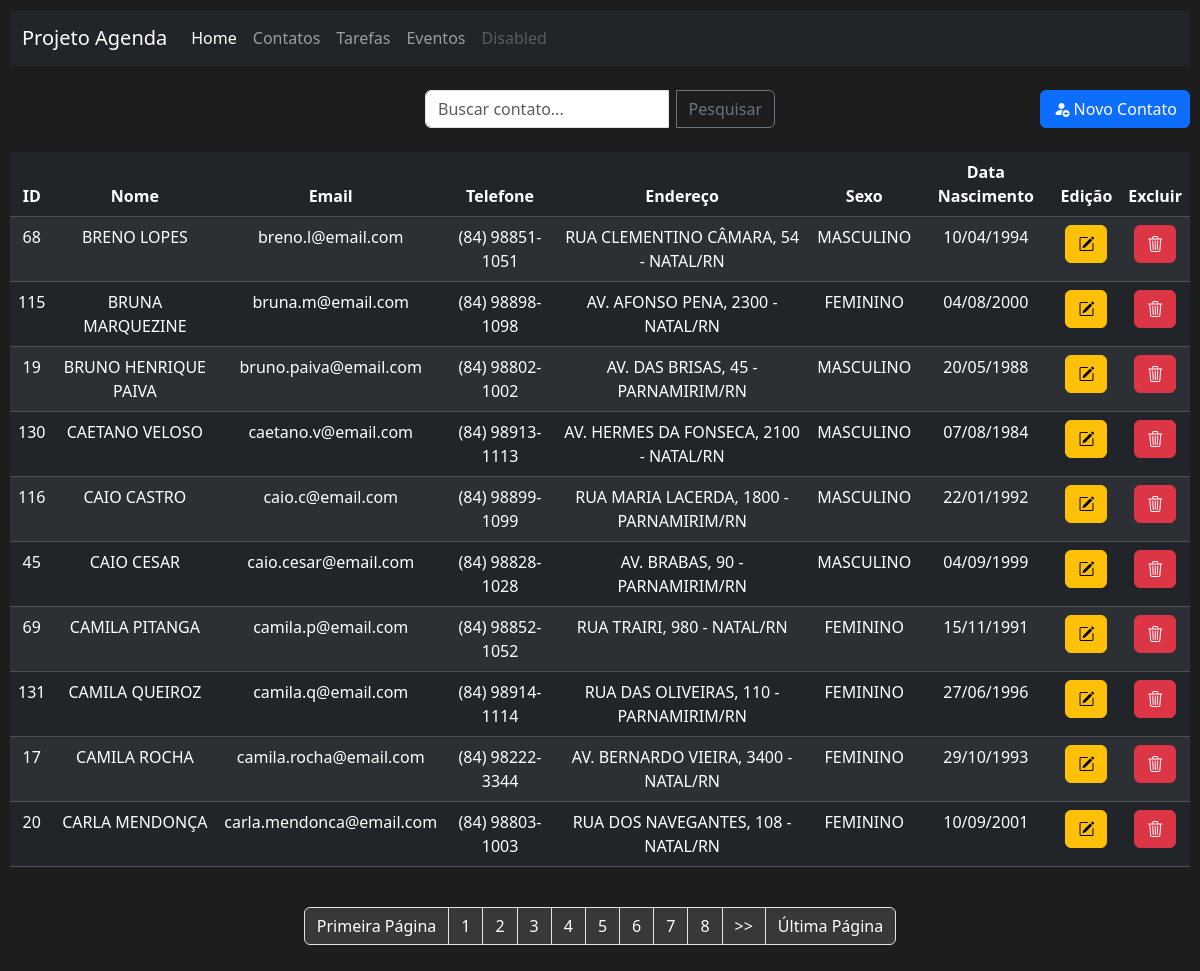
Screenshot of /index.php?menuop=contatos&pagina=3 with the database file from the repository.
### tables this page shows
CREATE TABLE `tbcontatos` (
  `idContato` int(11) NOT NULL,
  `nomeContato` varchar(200) NOT NULL,
  `emailContato` varchar(100) NOT NULL,
  `telefoneContato` varchar(50) NOT NULL,
  `enderecoContato` varchar(200) NOT NULL,
  `sexoContato` char(1) NOT NULL,
  `dataNascContato` date NOT NULL,
  `flagFavoritoContato` tinyint(1) NOT NULL,
  `nomeFotoContato` varchar(255) NOT NULL
);

### paginas/contatos/ver-contatos.php (the view, shortened to what this page needs)
<?php
    $txt_pesquisa = (isset($_POST["txt_pesquisa"]))?$_POST["txt_pesquisa"]:"";
?>
<div class="d-flex align-items-center justify-content-center position-relative my-4">
    <form class="input-group" style="max-width: 350px;" action="index.php?menuop=contatos" method="post">
        <input class="form-control me-2" type="text" name="txt_pesquisa" placeholder="Buscar contato..." value="<?=$txt_pesquisa?>">
        <input class="btn btn-outline-secondary" type="submit" value="Pesquisar">
    </form>
    <div class="position-absolute end-0">
        <a class="btn btn-primary" href="index.php?menuop=cadastro-contato">
            <i class="bi bi-person-fill-add"></i> Novo Contato
        </a>
    </div>
</div>
<table  class="table table-dark table-striped">
    <thead>
        <tr>
            <th> ID </th>
            <th> Nome </th>
            <th> Email </th>
            <th> Telefone </th>
            <th> Endereço </th>
            <th> Sexo </th>
            <th> Data Nascimento </th>
            <th> Edição </th>
            <th> Excluir </th>
        </tr>
    </thead>
    <tbody>
    <?php
    $quantidade = 10;
    $pagina = (isset($_GET['pagina']))?(int)$_GET['pagina']:1;
    $inicio = ($quantidade * $pagina) - $quantidade;
    $sql = "SELECT
            idContato,
            upper(nomeContato) AS nomeContato,
            lower(emailContato) AS emailContato,
            telefoneContato,
            upper(enderecoContato) AS enderecoContato,
            CASE
                WHEN sexoContato = 'F' THEN 'FEMININO'
                WHEN sexoContato = 'M' THEN 'MASCULINO'
            ELSE
                'NÃO ESPECIFICADO'
            END AS sexoContato,
            DATE_FORMAT(dataNascContato, '%d/%m/%Y') AS dataNascContato
            FROM tbcontatos WHERE idContato='{$txt_pesquisa}' or nomeContato
            LIKE '%{$txt_pesquisa}%'
            ORDER BY nomeContato ASC
            LIMIT $inicio, $quantidade
            ";
    $rs = mysqli_query($conexao, $sql) or die("Erro ao executar consulta!" . mysqli_error($conexao));
    while($dados = mysqli_fetch_assoc($rs)){
    ?>
        <tr>
            <td> <?=$dados["idContato"] ?>        </td>
            <td> <?=$dados["nomeContato"] ?>      </td>
            <td> <?=$dados["emailContato"] ?>     </td>
            <td> <?=$dados["telefoneContato"] ?>  </td>
            <td> <?=$dados["enderecoContato"] ?>  </td>
            <td> <?=$dados["sexoContato"] ?>      </td>
            <td> <?=$dados["dataNascContato"] ?>  </td>
            <td> <a class="btn btn-warning" href="index.php?menuop=editar-contato&idContato=<?=$dados["idContato"] ?>"> <i class="bi bi-pencil-square"></i> </a> </td>
            <td> <a class="btn btn-danger" href="index.php?menuop=excluir-contato&idContato=<?=$dados["idContato"] ?>"> <i class="bi bi-trash3"> </i> </a> </td>
        </tr>
    <?php
    }
    ?>
    </tbody>
</table>
<br>
<div data-bs-theme="dark">
    <ul class="pagination justify-content-center">
    <?php
    $sqlTotal = "SELECT idContato FROM tbcontatos";
    $qrTotal = mysqli_query($conexao, $sqlTotal) or die(mysqli_error($conexao));
    $numTotal = mysqli_num_rows($qrTotal);
    $totalPagina = ceil($numTotal / $quantidade);
    echo "<li class=\"page-item\"><a class=\"page-link\" href=\"?menuop=contatos&pagina=1\">Primeira Página</a></li>";
        ?>
        <?php
    for ($i = 1; $i <= $totalPagina; $i++) {
        if ($i >= ($pagina - 5) && $i <= ($pagina + 5)) {
            if ($i == $pagina) {
                echo "<li class=\"page-item active\"><span class=\"page-link\">$i</span></li>";
            } else {
                echo "<li class=\"page-item\"><a class=\"page-link\" href=\"?menuop=contatos&pagina=$i\">$i</a></li>";
            }
        }
    }
    if ($pagina < ($totalPagina - 5)) {
        ?>
        <li class="page-item"><a class="page-link" href="?menuop=contatos&pagina=<?php echo $pagina + 1; ?>"> >> </a></li>
        <?php
    }
    echo "<li class=\"page-item\"><a class=\"page-link\" href=\"?menuop=contatos&pagina=$totalPagina\">Última Página</a></li>";
    ?>
    </ul>
</div>

### css/style.css (style rules this page uses)
body { background-color: rgb(29, 29, 29); color: white; text-align: center; padding: 10px; }
.pagination .page-link { background-color: #383838; color: #ffffff; border-color: #dee2e6; }

### rows the page displays
tbcontatos: idContato "68", nomeContato "BRENO LOPES", emailContato "breno.l@email.com", telefoneContato "(84) 98851-1051", enderecoContato "RUA CLEMENTINO CÂMARA, 54 - NATAL/RN", sexoContato "MASCULINO", dataNascContato "10/04/1994"
tbcontatos: idContato "115", nomeContato "BRUNA MARQUEZINE", emailContato "bruna.m@email.com", telefoneContato "(84) 98898-1098", enderecoContato "AV. AFONSO PENA, 2300 - NATAL/RN", sexoContato "FEMININO", dataNascContato "04/08/2000"
tbcontatos: idContato "19", nomeContato "BRUNO HENRIQUE PAIVA", emailContato "bruno.paiva@email.com", telefoneContato "(84) 98802-1002", enderecoContato "AV. DAS BRISAS, 45 - PARNAMIRIM/RN", sexoContato "MASCULINO", dataNascContato "20/05/1988"
tbcontatos: idContato "130", nomeContato "CAETANO VELOSO", emailContato "caetano.v@email.com", telefoneContato "(84) 98913-1113", enderecoContato "AV. HERMES DA FONSECA, 2100 - NATAL/RN", sexoContato "MASCULINO", dataNascContato "07/08/1984"
tbcontatos: idContato "116", nomeContato "CAIO CASTRO", emailContato "caio.c@email.com", telefoneContato "(84) 98899-1099", enderecoContato "RUA MARIA LACERDA, 1800 - PARNAMIRIM/RN", sexoContato "MASCULINO", dataNascContato "22/01/1992"
tbcontatos: idContato "45", nomeContato "CAIO CESAR", emailContato "caio.cesar@email.com", telefoneContato "(84) 98828-1028", enderecoContato "AV. BRABAS, 90 - PARNAMIRIM/RN", sexoContato "MASCULINO", dataNascContato "04/09/1999"
tbcontatos: idContato "69", nomeContato "CAMILA PITANGA", emailContato "camila.p@email.com", telefoneContato "(84) 98852-1052", enderecoContato "RUA TRAIRI, 980 - NATAL/RN", sexoContato "FEMININO", dataNascContato "15/11/1991"
tbcontatos: idContato "131", nomeContato "CAMILA QUEIROZ", emailContato "camila.q@email.com", telefoneContato "(84) 98914-1114", enderecoContato "RUA DAS OLIVEIRAS, 110 - PARNAMIRIM/RN", sexoContato "FEMININO", dataNascContato "27/06/1996"
tbcontatos: idContato "17", nomeContato "CAMILA ROCHA", emailContato "camila.rocha@email.com", telefoneContato "(84) 98222-3344", enderecoContato "AV. BERNARDO VIEIRA, 3400 - NATAL/RN", sexoContato "FEMININO", dataNascContato "29/10/1993"
tbcontatos: idContato "20", nomeContato "CARLA MENDONÇA", emailContato "carla.mendonca@email.com", telefoneContato "(84) 98803-1003", enderecoContato "RUA DOS NAVEGANTES, 108 - NATAL/RN", sexoContato "FEMININO", dataNascContato "10/09/2001"
